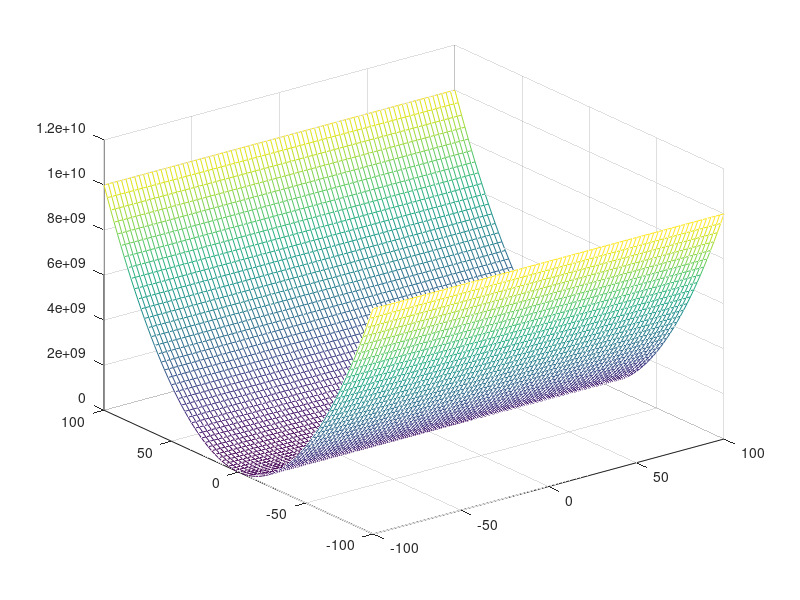
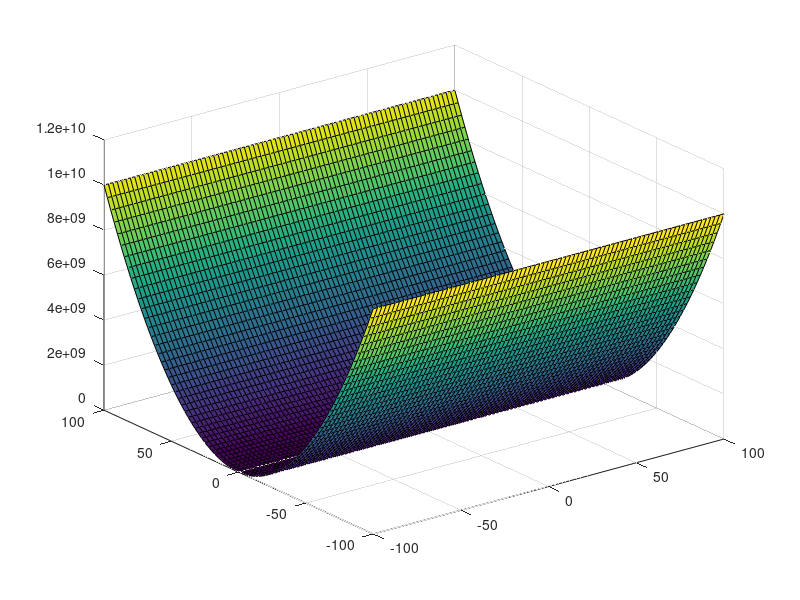

The MATLAB script that drew these images, in order:
clc;clear;close all;


[X,Y] = meshgrid(linspace(-100,100,81));

Z=X.^2+(10^6)*Y.^2;

axis([-10,10,-10,10]);
mesh(X,Y,Z);%线框图
figure();
surf(X,Y,Z);%表面图

